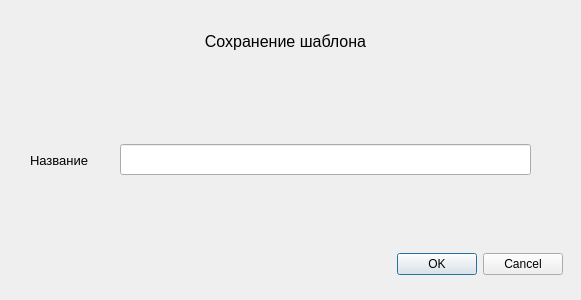
<?xml version="1.0" encoding="UTF-8"?>
<ui version="4.0">
 <class>Dialog</class>
 <widget class="QDialog" name="Dialog">
  <property name="geometry">
   <rect>
    <x>0</x>
    <y>0</y>
    <width>581</width>
    <height>300</height>
   </rect>
  </property>
  <property name="windowTitle">
   <string>Dialog</string>
  </property>
  <widget class="QLabel" name="label">
   <property name="geometry">
    <rect>
     <x>180</x>
     <y>30</y>
     <width>211</width>
     <height>22</height>
    </rect>
   </property>
   <property name="sizePolicy">
    <sizepolicy hsizetype="Preferred" vsizetype="Fixed">
     <horstretch>0</horstretch>
     <verstretch>0</verstretch>
    </sizepolicy>
   </property>
   <property name="font">
    <font>
     <pointsize>12</pointsize>
    </font>
   </property>
   <property name="text">
    <string>Сохранение шаблона</string>
   </property>
   <property name="alignment">
    <set>Qt::AlignCenter</set>
   </property>
  </widget>
  <widget class="QLineEdit" name="lineEdit">
   <property name="geometry">
    <rect>
     <x>120</x>
     <y>144</y>
     <width>411</width>
     <height>31</height>
    </rect>
   </property>
  </widget>
  <widget class="QDialogButtonBox" name="buttonBox">
   <property name="geometry">
    <rect>
     <x>370</x>
     <y>250</y>
     <width>193</width>
     <height>29</height>
    </rect>
   </property>
   <property name="orientation">
    <enum>Qt::Horizontal</enum>
   </property>
   <property name="standardButtons">
    <set>QDialogButtonBox::Cancel|QDialogButtonBox::Ok</set>
   </property>
  </widget>
  <widget class="QLabel" name="label_2">
   <property name="geometry">
    <rect>
     <x>30</x>
     <y>150</y>
     <width>85</width>
     <height>20</height>
    </rect>
   </property>
   <property name="font">
    <font>
     <pointsize>10</pointsize>
    </font>
   </property>
   <property name="text">
    <string>Название</string>
   </property>
  </widget>
 </widget>
 <resources/>
 <connections/>
</ui>
